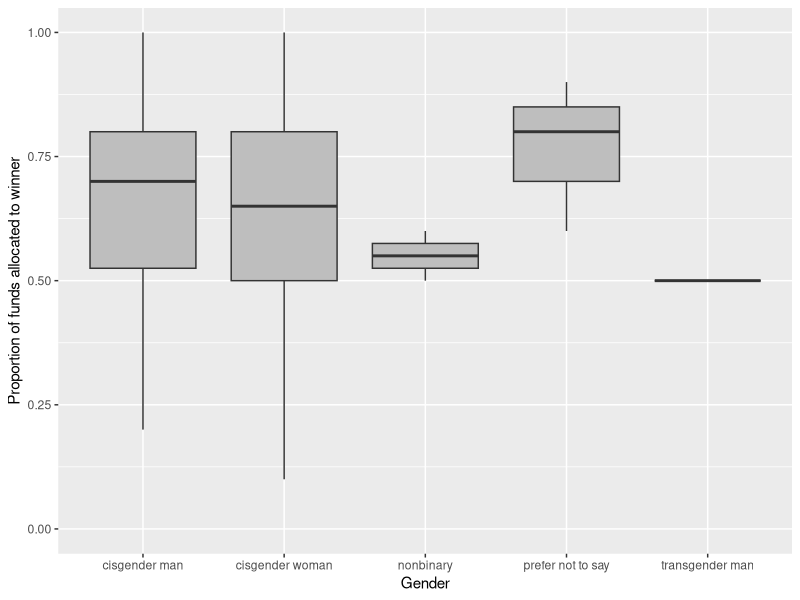
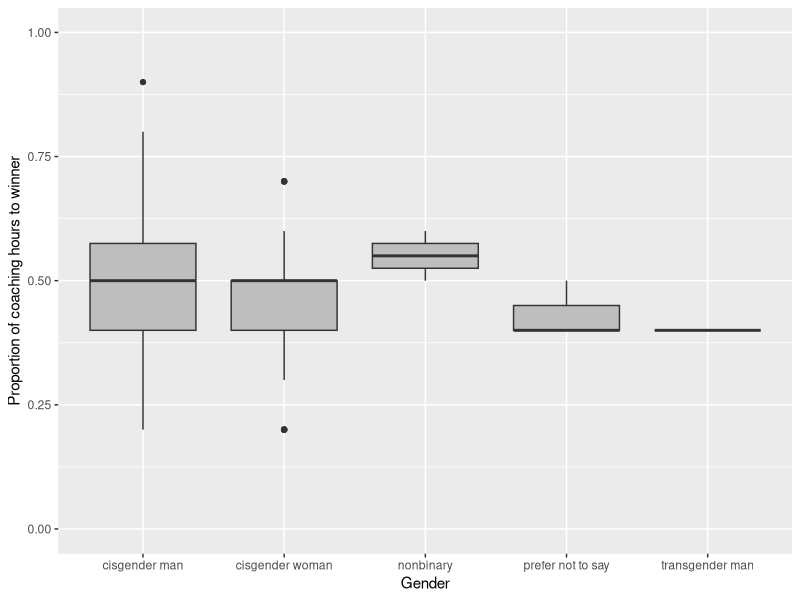
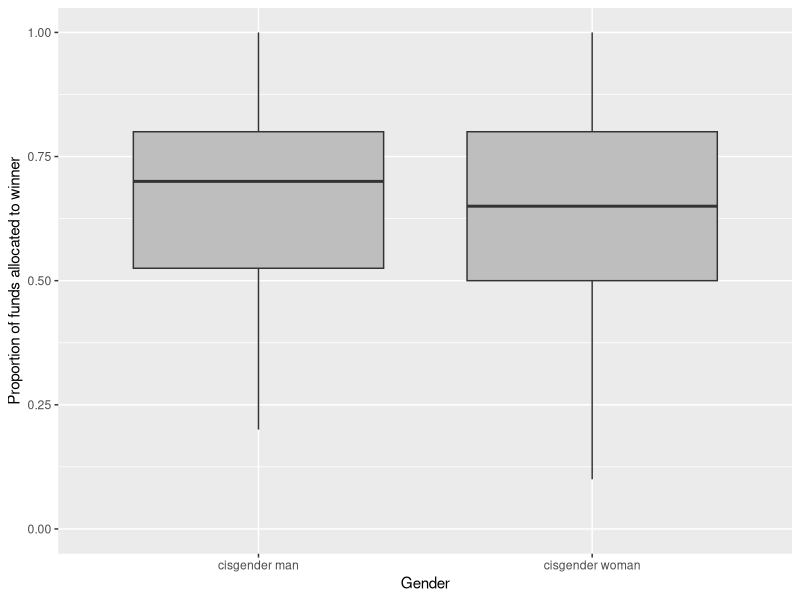
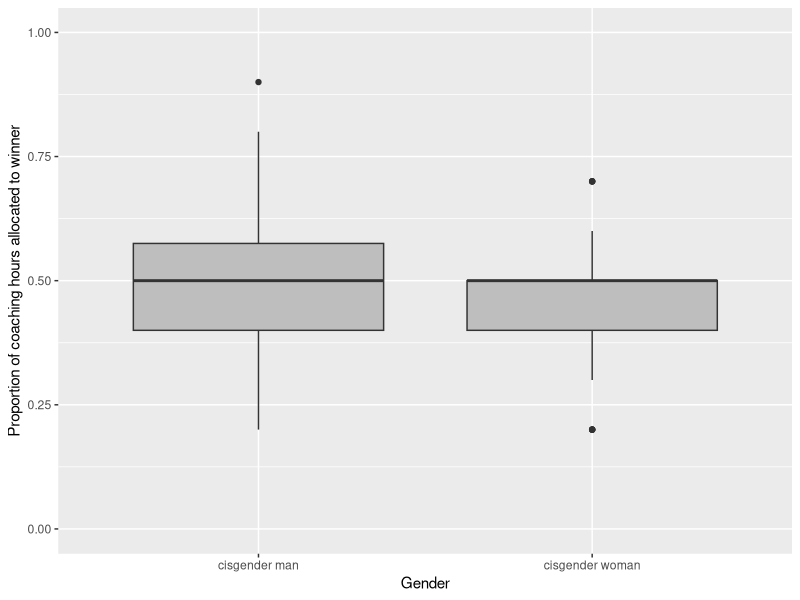
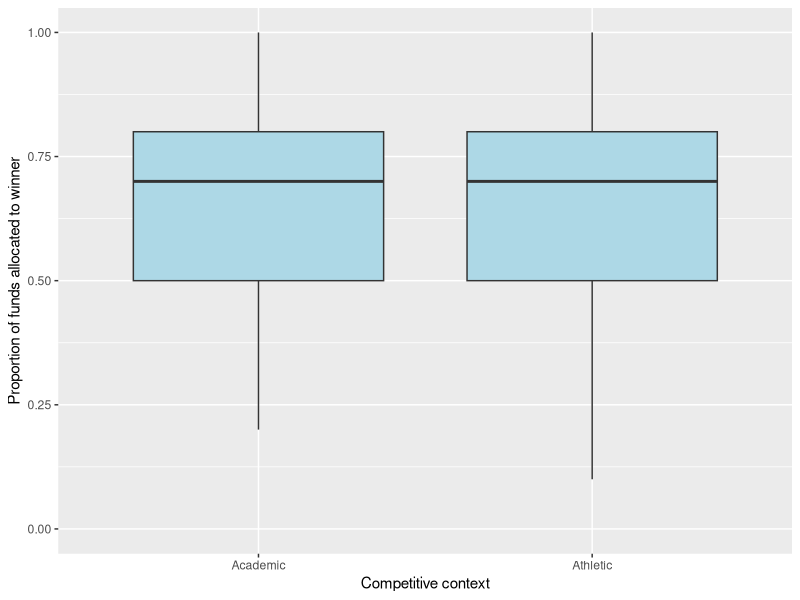
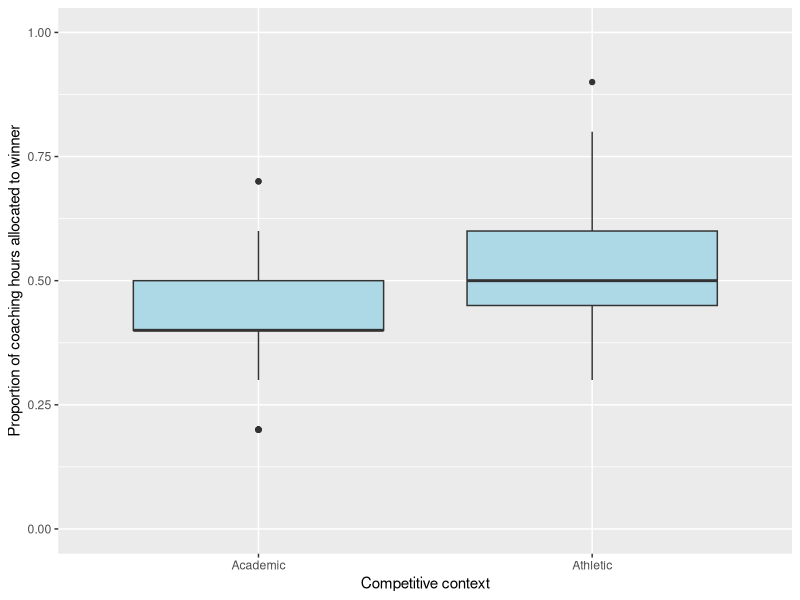
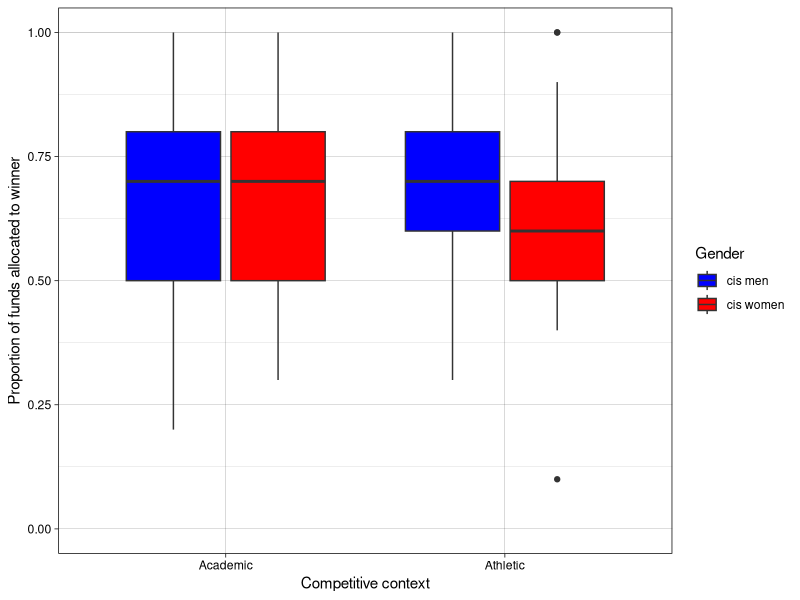
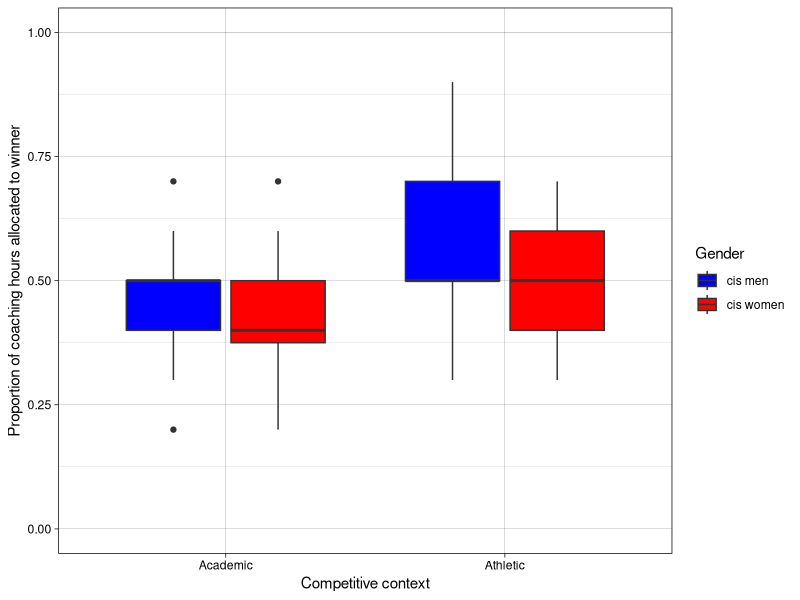

The R script that drew these images, in order:
# Noah Smith QMEE HW3

library(tidyverse)
WLdata <- read_csv("WL_soc_clean.csv")
summary(WLdata)

# need to change the relevant characters and numeric variables to factors.


WLdata <- (WLdata
  %>% mutate(across(where(is.character), as.factor))
  %>% mutate(across(participant.ID, as.factor))
)

summary(WLdata)

#View(WLdata)

# the first thing I'd like to do is create boxplots on how gender affects proportion of 
# money and coaching hours allocated to the winner and loser

money.gender.boxplot <- (ggplot(WLdata, aes(x = participant.gender, y= prop.money.to.winner)) + 
  geom_boxplot(fill="gray") + 
  labs(x="Gender", y = "Proportion of funds allocated to winner") + 
  ylim(0,1)
)

print(money.gender.boxplot)

coaching.gender.boxplot <- (ggplot(WLdata, aes(x = participant.gender, y= prop.coach.to.winner)) + 
  geom_boxplot(fill="gray") + 
  labs(x="Gender", y = "Proportion of coaching hours to winner") + 
  ylim(0,1)
)

print(coaching.gender.boxplot)

# The lack of power for the non-cisgender individuals makes these boxplots fairly 
# uninformative, so I'm not sure having them is necessary. So, I'm going to create 
# a dataframe without those categories and plot those instead. Ideally, I would have a
# larger sample of non-cis identity individuals.


WLdata_cis <- (WLdata
    %>% filter(grepl("cisgender", participant.gender))
)

# ^ thank you Ben for showing me that code. Way easier than using base R.

summary(WLdata_cis)

# now I can create the same boxplots with only the cisgender individuals.

money.cisgender.boxplot <- (ggplot(WLdata_cis, aes(x = participant.gender, y= prop.money.to.winner)) + 
  geom_boxplot(fill="gray") + 
  labs(x="Gender", y = "Proportion of funds allocated to winner") + 
  ylim(0,1)
)

print(money.cisgender.boxplot)

coaching.cisgender.boxplot <- (ggplot(WLdata_cis, aes(x = participant.gender, y= prop.coach.to.winner)) + 
  geom_boxplot(fill="gray") + 
  labs(x="Gender", y = "Proportion of coaching hours allocated to winner") +
  ylim(0,1)
)

print(coaching.cisgender.boxplot)

# Although this is a good start, it is a) very similar to what I did in "HW2b.R" last week, and b) it 
# excludes an important predictor--"competitive context"--from being visualized. 
# The competitive context refers to the whether participants read a scenario about a spelling bee
# (academic context) or a soccer match (athletic context). 

context.money.boxplot <- (ggplot(WLdata_cis, aes(x = comp.context, y = prop.money.to.winner)) +
  geom_boxplot(fill = "lightblue") +
  labs(x = "Competitive context", y = "Proportion of funds allocated to winner") +
  ylim(0,1)
)

print(context.money.boxplot)

context.coaching.boxplot <- (ggplot(WLdata_cis, aes(x = comp.context, y = prop.coach.to.winner)) +
  geom_boxplot(fill = "lightblue") +
  labs(x = "Competitive context", y = "Proportion of coaching hours allocated to winner") +
  ylim(0,1)
)

print(context.coaching.boxplot)

# Although it's useful to have these various plots, it would be more intuitive/in line with the Cleveland hierarchy 
# if we can fit the four plots on one scale, as it would make it easier to compare how gender, competitive context, and the 
# allocation of money or coaching hours to the winner interact with one another. Increasing the number of boxplots in a single 
# figure would also allow us to go from four figures to two figures, but more importantly makes the data more understandable because
# of its proximity to one another.

money.cont.cis.boxplot <- (ggplot( WLdata_cis, aes(x = comp.context, y = prop.money.to.winner, fill = participant.gender)) +
  geom_boxplot() +
  labs(x="Competitive context", y = "Proportion of funds allocated to winner", fill = "Gender") +
  scale_fill_manual(values = c("blue","red"), labels = c("cis men", "cis women")) + 
  theme_linedraw() + 
  ylim(0,1)
)

print(money.cont.cis.boxplot)

coaching.cont.cis.boxplot <- (ggplot( WLdata_cis, aes(x = comp.context, y = prop.coach.to.winner, fill = participant.gender)) +
  geom_boxplot() +
  labs(x="Competitive context", y = "Proportion of coaching hours allocated to winner", fill = "Gender") +
  scale_fill_manual(values = c("blue","red"), labels = c("cis men", "cis women")) + 
  theme_linedraw() +
  ylim(0,1)
)

print(coaching.cont.cis.boxplot)
